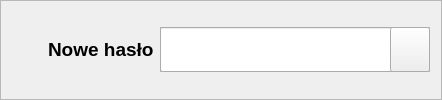
            <widget class="QFrame" name="nowe_haslo">
             <property name="minimumSize">
              <size>
               <width>0</width>
               <height>100</height>
              </size>
             </property>
             <property name="maximumSize">
              <size>
               <width>16777215</width>
               <height>100</height>
              </size>
             </property>
             <property name="frameShape">
              <enum>QFrame::StyledPanel</enum>
             </property>
             <property name="frameShadow">
              <enum>QFrame::Raised</enum>
             </property>
             <layout class="QHBoxLayout" name="horizontalLayout_15">
              <item>
               <widget class="QLabel" name="lb_ikona_nowe_haslo">
                <property name="minimumSize">
                 <size>
                  <width>30</width>
                  <height>30</height>
                 </size>
                </property>
                <property name="maximumSize">
                 <size>
                  <width>30</width>
                  <height>30</height>
                 </size>
                </property>
                <property name="font">
                 <font>
                  <pointsize>8</pointsize>
                 </font>
                </property>
                <property name="text">
                 <string/>
                </property>
                <property name="pixmap">
                 <pixmap>../icons/icons_blue/lock.svg</pixmap>
                </property>
                <property name="scaledContents">
                 <bool>true</bool>
                </property>
               </widget>
              </item>
              <item>
               <widget class="QLabel" name="lb_nowe_haslo">
                <property name="minimumSize">
                 <size>
                  <width>0</width>
                  <height>45</height>
                 </size>
                </property>
                <property name="maximumSize">
                 <size>
                  <width>16777215</width>
                  <height>45</height>
                 </size>
                </property>
                <property name="font">
                 <font>
                  <pointsize>14</pointsize>
                  <weight>75</weight>
                  <bold>true</bold>
                 </font>
                </property>
                <property name="text">
                 <string>Nowe hasło</string>
                </property>
               </widget>
              </item>
              <item>
               <widget class="QFrame" name="lineedit_nowe_haslo">
                <property name="minimumSize">
                 <size>
                  <width>270</width>
                  <height>45</height>
                 </size>
                </property>
                <property name="maximumSize">
                 <size>
                  <width>270</width>
                  <height>45</height>
                 </size>
                </property>
                <property name="frameShape">
                 <enum>QFrame::StyledPanel</enum>
                </property>
                <property name="frameShadow">
                 <enum>QFrame::Raised</enum>
                </property>
                <widget class="QLineEdit" name="le_nowe_haslo">
                 <property name="geometry">
                  <rect>
                   <x>0</x>
                   <y>0</y>
                   <width>269</width>
                   <height>45</height>
                  </rect>
                 </property>
                 <property name="minimumSize">
                  <size>
                   <width>0</width>
                   <height>45</height>
                  </size>
                 </property>
                 <property name="maximumSize">
                  <size>
                   <width>300</width>
                   <height>45</height>
                  </size>
                 </property>
                 <property name="font">
                  <font>
                   <pointsize>11</pointsize>
                  </font>
                 </property>
                 <property name="toolTip">
                  <string/>
                 </property>
                 <property name="alignment">
                  <set>Qt::AlignLeading|Qt::AlignLeft|Qt::AlignVCenter</set>
                 </property>
                 <property name="readOnly">
                  <bool>false</bool>
                 </property>
                 <property name="placeholderText">
                  <string/>
                 </property>
                </widget>
                <widget class="QPushButton" name="btn_nowe_haslo_pokaz">
                 <property name="geometry">
                  <rect>
                   <x>230</x>
                   <y>0</y>
                   <width>40</width>
                   <height>45</height>
                  </rect>
                 </property>
                 <property name="minimumSize">
                  <size>
                   <width>40</width>
                   <height>45</height>
                  </size>
                 </property>
                 <property name="maximumSize">
                  <size>
                   <width>40</width>
                   <height>45</height>
                  </size>
                 </property>
                 <property name="text">
                  <string/>
                 </property>
                 <property name="icon">
                  <iconset>
                   <normaloff>../icons/icons_blue/eye-off.svg</normaloff>
                   <normalon>../icons/icons_blue/eye.svg</normalon>../icons/icons_blue/eye-off.svg</iconset>
                 </property>
                 <property name="iconSize">
                  <size>
                   <width>25</width>
                   <height>25</height>
                  </size>
                 </property>
                 <property name="checkable">
                  <bool>true</bool>
                 </property>
                </widget>
               </widget>
              </item>
             </layout>
            </widget>
